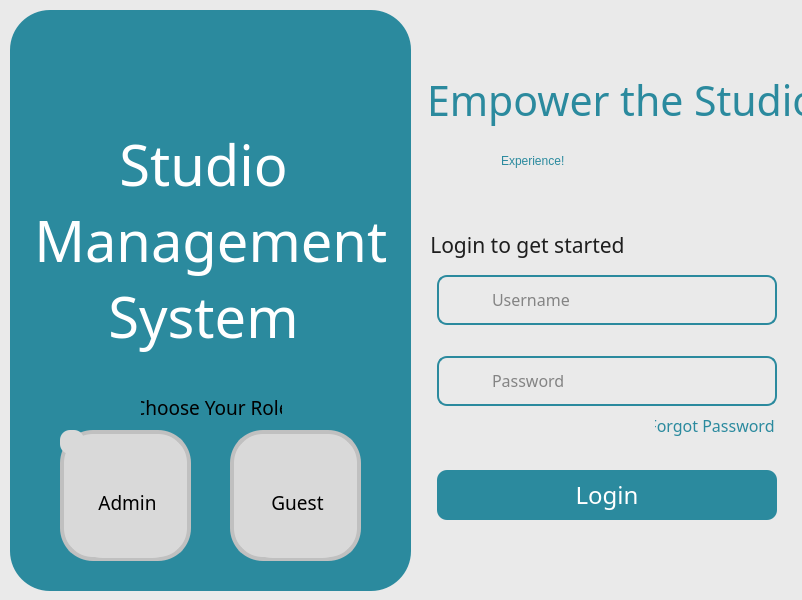
<?xml version="1.0" encoding="UTF-8"?>
<ui version="4.0">
 <class>LoginScreen</class>
 <widget class="QMainWindow" name="LoginScreen">
  <property name="geometry">
   <rect>
    <x>0</x>
    <y>0</y>
    <width>802</width>
    <height>600</height>
   </rect>
  </property>
  <property name="font">
   <font>
    <pointsize>10</pointsize>
   </font>
  </property>
  <property name="windowTitle">
   <string>MainWindow</string>
  </property>
  <property name="styleSheet">
   <string notr="true">background-color: rgb(234, 234, 234);</string>
  </property>
  <property name="iconSize">
   <size>
    <width>160</width>
    <height>160</height>
   </size>
  </property>
  <property name="animated">
   <bool>true</bool>
  </property>
  <property name="tabShape">
   <enum>QTabWidget::Rounded</enum>
  </property>
  <widget class="QWidget" name="centralwidget">
   <widget class="QWidget" name="widget" native="true">
    <property name="geometry">
     <rect>
      <x>10</x>
      <y>10</y>
      <width>401</width>
      <height>581</height>
     </rect>
    </property>
    <property name="styleSheet">
     <string notr="true">background-color: rgb(43, 138, 158);
border-radius: 40px;</string>
    </property>
    <widget class="QLabel" name="logo">
     <property name="geometry">
      <rect>
       <x>118</x>
       <y>30</y>
       <width>150</width>
       <height>64</height>
      </rect>
     </property>
     <property name="minimumSize">
      <size>
       <width>150</width>
       <height>64</height>
      </size>
     </property>
     <property name="maximumSize">
      <size>
       <width>47</width>
       <height>13</height>
      </size>
     </property>
     <property name="text">
      <string/>
     </property>
     <property name="pixmap">
      <pixmap resource="resources.qrc">:/newPrefix/images/logo.jpg</pixmap>
     </property>
     <property name="scaledContents">
      <bool>true</bool>
     </property>
    </widget>
    <widget class="QLabel" name="systitle">
     <property name="geometry">
      <rect>
       <x>-27</x>
       <y>100</y>
       <width>441</width>
       <height>261</height>
      </rect>
     </property>
     <property name="font">
      <font>
       <family>Franklin Gothic Heavy</family>
       <pointsize>42</pointsize>
       <weight>50</weight>
       <italic>false</italic>
       <bold>false</bold>
      </font>
     </property>
     <property name="styleSheet">
      <string notr="true">font: 42pt &quot;Franklin Gothic Heavy&quot;;
color: #FFFFFF;</string>
     </property>
     <property name="text">
      <string>Studio
 Management 
System</string>
     </property>
     <property name="alignment">
      <set>Qt::AlignCenter</set>
     </property>
    </widget>
    <widget class="QLabel" name="chooserole">
     <property name="geometry">
      <rect>
       <x>131</x>
       <y>387</y>
       <width>141</width>
       <height>20</height>
      </rect>
     </property>
     <property name="font">
      <font>
       <family>Franklin Gothic Book</family>
       <pointsize>14</pointsize>
      </font>
     </property>
     <property name="text">
      <string>Choose Your Role</string>
     </property>
     <property name="alignment">
      <set>Qt::AlignCenter</set>
     </property>
    </widget>
    <widget class="QFrame" name="frame">
     <property name="geometry">
      <rect>
       <x>220</x>
       <y>420</y>
       <width>131</width>
       <height>131</height>
      </rect>
     </property>
     <property name="styleSheet">
      <string notr="true"> QFrame {
                background-color: rgb(217, 217, 217);
                border-radius: 33px;
                border: 4px  solid silver;
;
            }</string>
     </property>
     <property name="frameShape">
      <enum>QFrame::StyledPanel</enum>
     </property>
     <property name="frameShadow">
      <enum>QFrame::Raised</enum>
     </property>
     <widget class="QToolButton" name="guest">
      <property name="geometry">
       <rect>
        <x>10</x>
        <y>17</y>
        <width>115</width>
        <height>111</height>
       </rect>
      </property>
      <property name="font">
       <font>
        <family>Franklin Gothic Demi</family>
        <pointsize>14</pointsize>
       </font>
      </property>
      <property name="layoutDirection">
       <enum>Qt::LeftToRight</enum>
      </property>
      <property name="styleSheet">
       <string notr="true">background-color: rgb(217, 217, 217);
border-radius: 33px;</string>
      </property>
      <property name="text">
       <string>Guest</string>
      </property>
      <property name="icon">
       <iconset resource="resources.qrc">
        <normaloff>:/newPrefix/images/guest.png</normaloff>:/newPrefix/images/guest.png</iconset>
      </property>
      <property name="iconSize">
       <size>
        <width>300</width>
        <height>300</height>
       </size>
      </property>
      <property name="checkable">
       <bool>true</bool>
      </property>
      <property name="toolButtonStyle">
       <enum>Qt::ToolButtonTextUnderIcon</enum>
      </property>
      <property name="autoRaise">
       <bool>false</bool>
      </property>
     </widget>
    </widget>
    <widget class="QFrame" name="frame_2">
     <property name="geometry">
      <rect>
       <x>50</x>
       <y>420</y>
       <width>131</width>
       <height>131</height>
      </rect>
     </property>
     <property name="styleSheet">
      <string notr="true"> QFrame {
                background-color: rgb(217, 217, 217);
                border-radius: 33px;
                border: 4px  solid silver;
;
            }</string>
     </property>
     <property name="frameShape">
      <enum>QFrame::StyledPanel</enum>
     </property>
     <property name="frameShadow">
      <enum>QFrame::Raised</enum>
     </property>
     <widget class="QToolButton" name="admin">
      <property name="geometry">
       <rect>
        <x>10</x>
        <y>17</y>
        <width>115</width>
        <height>111</height>
       </rect>
      </property>
      <property name="font">
       <font>
        <family>Franklin Gothic Demi</family>
        <pointsize>14</pointsize>
       </font>
      </property>
      <property name="layoutDirection">
       <enum>Qt::LeftToRight</enum>
      </property>
      <property name="styleSheet">
       <string notr="true">background-color: rgb(217, 217, 217);
border-radius: 33px;</string>
      </property>
      <property name="text">
       <string>Admin</string>
      </property>
      <property name="icon">
       <iconset resource="resources.qrc">
        <normaloff>:/newPrefix/images/admin.png</normaloff>:/newPrefix/images/admin.png</iconset>
      </property>
      <property name="iconSize">
       <size>
        <width>300</width>
        <height>300</height>
       </size>
      </property>
      <property name="checkable">
       <bool>true</bool>
      </property>
      <property name="toolButtonStyle">
       <enum>Qt::ToolButtonTextUnderIcon</enum>
      </property>
      <property name="autoRaise">
       <bool>false</bool>
      </property>
     </widget>
     <widget class="QLabel" name="logintogetstarted_4">
      <property name="geometry">
       <rect>
        <x>0</x>
        <y>0</y>
        <width>24</width>
        <height>24</height>
       </rect>
      </property>
      <property name="font">
       <font>
        <family>Franklin Gothic Medium</family>
        <pointsize>16</pointsize>
        <weight>50</weight>
        <bold>false</bold>
       </font>
      </property>
      <property name="styleSheet">
       <string notr="true">border: 0px;
border-radius: 10px;</string>
      </property>
      <property name="text">
       <string/>
      </property>
      <property name="pixmap">
       <pixmap resource="resources.qrc">:/newPrefix/images/check.png</pixmap>
      </property>
      <property name="alignment">
       <set>Qt::AlignLeading|Qt::AlignLeft|Qt::AlignTop</set>
      </property>
     </widget>
    </widget>
   </widget>
   <widget class="QLabel" name="descript1">
    <property name="geometry">
     <rect>
      <x>427</x>
      <y>70</y>
      <width>381</width>
      <height>61</height>
     </rect>
    </property>
    <property name="font">
     <font>
      <family>Franklin Gothic Demi</family>
      <pointsize>31</pointsize>
      <weight>50</weight>
      <italic>false</italic>
      <bold>false</bold>
     </font>
    </property>
    <property name="styleSheet">
     <string notr="true">font: 31pt &quot;Franklin Gothic Demi&quot;;
color: #2B8A9E;</string>
    </property>
    <property name="text">
     <string>Empower the Studio</string>
    </property>
   </widget>
   <widget class="QLabel" name="descript2">
    <property name="geometry">
     <rect>
      <x>501</x>
      <y>130</y>
      <width>251</width>
      <height>61</height>
     </rect>
    </property>
    <property name="styleSheet">
     <string notr="true">font: 31pt &quot;Franklin Gothic Demi&quot;;
color: #2B8A9E;</string>
    </property>
    <property name="text">
     <string>Experience!</string>
    </property>
   </widget>
   <widget class="QLabel" name="logintogetstarted">
    <property name="geometry">
     <rect>
      <x>432</x>
      <y>229</y>
      <width>191</width>
      <height>31</height>
     </rect>
    </property>
    <property name="font">
     <font>
      <family>Franklin Gothic Medium</family>
      <pointsize>16</pointsize>
      <weight>50</weight>
      <bold>false</bold>
     </font>
    </property>
    <property name="styleSheet">
     <string notr="true">color: rgb(30, 30, 30)</string>
    </property>
    <property name="text">
     <string> Login to get started.</string>
    </property>
    <property name="alignment">
     <set>Qt::AlignCenter</set>
    </property>
   </widget>
   <widget class="QLineEdit" name="username">
    <property name="geometry">
     <rect>
      <x>490</x>
      <y>279</y>
      <width>282</width>
      <height>41</height>
     </rect>
    </property>
    <property name="font">
     <font>
      <family>Franklin Gothic Demi</family>
      <pointsize>12</pointsize>
      <weight>50</weight>
      <italic>false</italic>
      <bold>false</bold>
     </font>
    </property>
    <property name="styleSheet">
     <string notr="true">font: 12pt &quot;Franklin Gothic Demi&quot;;
color: rgb(30, 30, 30);

 </string>
    </property>
    <property name="text">
     <string/>
    </property>
    <property name="frame">
     <bool>false</bool>
    </property>
    <property name="placeholderText">
     <string>Username</string>
    </property>
   </widget>
   <widget class="QLabel" name="usernameicon">
    <property name="geometry">
     <rect>
      <x>442</x>
      <y>279</y>
      <width>51</width>
      <height>41</height>
     </rect>
    </property>
    <property name="font">
     <font>
      <family>Franklin Gothic Book</family>
      <pointsize>10</pointsize>
     </font>
    </property>
    <property name="autoFillBackground">
     <bool>false</bool>
    </property>
    <property name="frameShape">
     <enum>QFrame::NoFrame</enum>
    </property>
    <property name="frameShadow">
     <enum>QFrame::Plain</enum>
    </property>
    <property name="lineWidth">
     <number>1</number>
    </property>
    <property name="text">
     <string/>
    </property>
    <property name="pixmap">
     <pixmap resource="resources.qrc">:/newPrefix/images/username.png</pixmap>
    </property>
    <property name="scaledContents">
     <bool>false</bool>
    </property>
    <property name="alignment">
     <set>Qt::AlignCenter</set>
    </property>
   </widget>
   <widget class="QLineEdit" name="password">
    <property name="geometry">
     <rect>
      <x>490</x>
      <y>360</y>
      <width>282</width>
      <height>41</height>
     </rect>
    </property>
    <property name="font">
     <font>
      <family>Franklin Gothic Demi</family>
      <pointsize>12</pointsize>
      <weight>50</weight>
      <italic>false</italic>
      <bold>false</bold>
     </font>
    </property>
    <property name="styleSheet">
     <string notr="true">font: 12pt &quot;Franklin Gothic Demi&quot;;
color: rgb(30, 30, 30);

 </string>
    </property>
    <property name="frame">
     <bool>false</bool>
    </property>
    <property name="echoMode">
     <enum>QLineEdit::Password</enum>
    </property>
    <property name="placeholderText">
     <string>Password</string>
    </property>
   </widget>
   <widget class="QLabel" name="label_12">
    <property name="geometry">
     <rect>
      <x>442</x>
      <y>360</y>
      <width>51</width>
      <height>41</height>
     </rect>
    </property>
    <property name="font">
     <font>
      <family>Franklin Gothic Book</family>
      <pointsize>10</pointsize>
     </font>
    </property>
    <property name="autoFillBackground">
     <bool>false</bool>
    </property>
    <property name="frameShape">
     <enum>QFrame::NoFrame</enum>
    </property>
    <property name="text">
     <string/>
    </property>
    <property name="pixmap">
     <pixmap resource="resources.qrc">:/newPrefix/images/key.png</pixmap>
    </property>
    <property name="scaledContents">
     <bool>false</bool>
    </property>
    <property name="alignment">
     <set>Qt::AlignCenter</set>
    </property>
   </widget>
   <widget class="QPushButton" name="login">
    <property name="geometry">
     <rect>
      <x>437</x>
      <y>470</y>
      <width>340</width>
      <height>50</height>
     </rect>
    </property>
    <property name="font">
     <font>
      <family>Franklin Gothic Heavy</family>
      <pointsize>18</pointsize>
      <weight>50</weight>
      <italic>false</italic>
      <bold>false</bold>
     </font>
    </property>
    <property name="cursor">
     <cursorShape>ArrowCursor</cursorShape>
    </property>
    <property name="styleSheet">
     <string notr="true">QPushButton { background-color: rgb(43, 138, 158);
font: 18pt &quot;Franklin Gothic Heavy&quot;;
                border-radius: 10px;

color: #FFFFFF; }

QPushButton:hover {
	background-color: rgb(28, 122, 140);

}
</string>
    </property>
    <property name="text">
     <string>Login</string>
    </property>
   </widget>
   <widget class="QPushButton" name="showpw">
    <property name="geometry">
     <rect>
      <x>740</x>
      <y>370</y>
      <width>31</width>
      <height>23</height>
     </rect>
    </property>
    <property name="font">
     <font>
      <kerning>true</kerning>
     </font>
    </property>
    <property name="styleSheet">
     <string notr="true">border: None;</string>
    </property>
    <property name="text">
     <string/>
    </property>
    <property name="icon">
     <iconset resource="resources.qrc">
      <normaloff>:/newPrefix/images/showpw.png</normaloff>:/newPrefix/images/showpw.png</iconset>
    </property>
    <property name="iconSize">
     <size>
      <width>28</width>
      <height>28</height>
     </size>
    </property>
   </widget>
   <widget class="QLabel" name="error">
    <property name="geometry">
     <rect>
      <x>443</x>
      <y>412</y>
      <width>191</width>
      <height>31</height>
     </rect>
    </property>
    <property name="font">
     <font>
      <family>Franklin Gothic Medium</family>
      <pointsize>10</pointsize>
      <weight>50</weight>
      <bold>false</bold>
     </font>
    </property>
    <property name="styleSheet">
     <string notr="true">color: rgb(170, 0, 0);
</string>
    </property>
    <property name="text">
     <string/>
    </property>
    <property name="alignment">
     <set>Qt::AlignLeading|Qt::AlignLeft|Qt::AlignVCenter</set>
    </property>
   </widget>
   <widget class="QFrame" name="frame_3">
    <property name="geometry">
     <rect>
      <x>437</x>
      <y>275</y>
      <width>340</width>
      <height>50</height>
     </rect>
    </property>
    <property name="styleSheet">
     <string notr="true"> QFrame {
                border-radius: 10px;
                border: 2px  solid rgb(43, 138, 158);
;
;
            }</string>
    </property>
    <property name="frameShape">
     <enum>QFrame::StyledPanel</enum>
    </property>
    <property name="frameShadow">
     <enum>QFrame::Raised</enum>
    </property>
   </widget>
   <widget class="QFrame" name="frame_4">
    <property name="geometry">
     <rect>
      <x>437</x>
      <y>356</y>
      <width>340</width>
      <height>50</height>
     </rect>
    </property>
    <property name="styleSheet">
     <string notr="true"> QFrame {
                border-radius: 10px;
                border: 2px  solid rgb(43, 138, 158);
;
;
            }</string>
    </property>
    <property name="frameShape">
     <enum>QFrame::StyledPanel</enum>
    </property>
    <property name="frameShadow">
     <enum>QFrame::Raised</enum>
    </property>
   </widget>
   <widget class="QPushButton" name="forgotpw">
    <property name="geometry">
     <rect>
      <x>654</x>
      <y>410</y>
      <width>122</width>
      <height>31</height>
     </rect>
    </property>
    <property name="font">
     <font>
      <family>Franklin Gothic Medium</family>
      <pointsize>12</pointsize>
     </font>
    </property>
    <property name="layoutDirection">
     <enum>Qt::LeftToRight</enum>
    </property>
    <property name="styleSheet">
     <string notr="true">color: #2B8A9E;
background-color: rgb(234, 234, 234);</string>
    </property>
    <property name="text">
     <string>Forgot Password?</string>
    </property>
    <property name="flat">
     <bool>true</bool>
    </property>
   </widget>
   <zorder>frame_4</zorder>
   <zorder>frame_3</zorder>
   <zorder>widget</zorder>
   <zorder>descript1</zorder>
   <zorder>descript2</zorder>
   <zorder>logintogetstarted</zorder>
   <zorder>username</zorder>
   <zorder>usernameicon</zorder>
   <zorder>password</zorder>
   <zorder>label_12</zorder>
   <zorder>login</zorder>
   <zorder>showpw</zorder>
   <zorder>error</zorder>
   <zorder>forgotpw</zorder>
  </widget>
 </widget>
 <resources>
  <include location="resources.qrc"/>
 </resources>
 <connections>
  <connection>
   <sender>username</sender>
   <signal>textChanged(QString)</signal>
   <receiver>error</receiver>
   <slot>clear()</slot>
   <hints>
    <hint type="sourcelabel">
     <x>596</x>
     <y>309</y>
    </hint>
    <hint type="destinationlabel">
     <x>589</x>
     <y>412</y>
    </hint>
   </hints>
  </connection>
  <connection>
   <sender>password</sender>
   <signal>textChanged(QString)</signal>
   <receiver>error</receiver>
   <slot>clear()</slot>
   <hints>
    <hint type="sourcelabel">
     <x>559</x>
     <y>382</y>
    </hint>
    <hint type="destinationlabel">
     <x>549</x>
     <y>424</y>
    </hint>
   </hints>
  </connection>
 </connections>
</ui>
